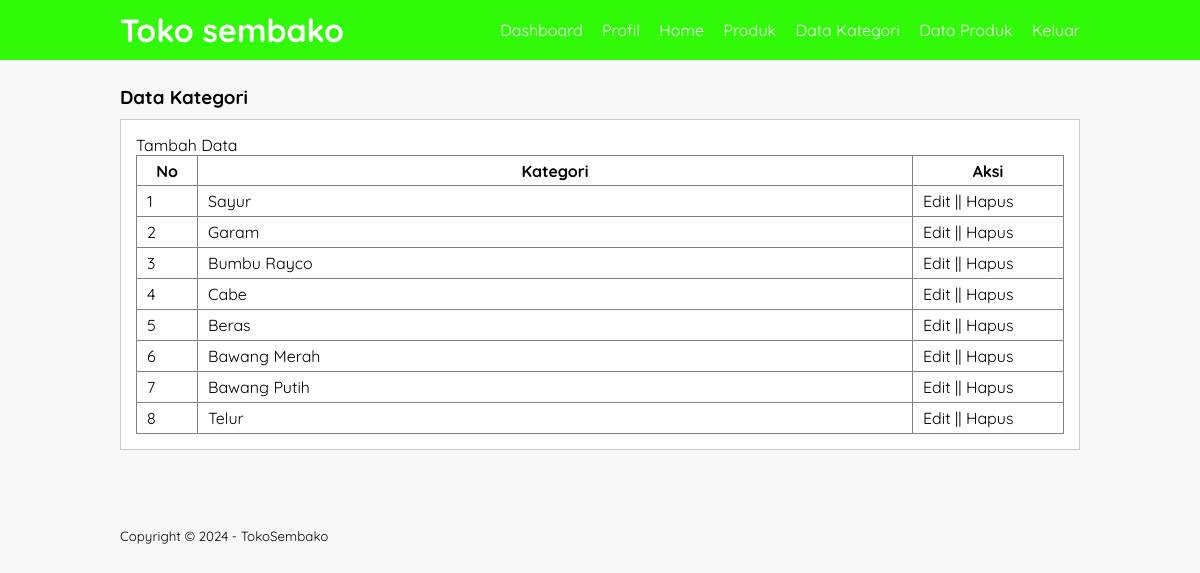
/data-kategori.php (signed in), run on the app's committed database.
### tables this page shows
CREATE TABLE `tb_category` (
  `category_id` int(11) NOT NULL,
  `category_name` varchar(25) NOT NULL
);

### data-kategori.php (the view, shortened to what this page needs)
<?php
	include 'db.php';
?>
<!DOCTYPE html>
<html>
<head>
	<link rel="stylesheet" type="text/css" href="css/style.css">
</head>
<body>
	<header>
		<div class="container">
		<h1><a href="dashboard.php">Toko sembako</a></h1>
		<ul>
			<li><a href="dashboard.php">Dashboard</a></li>
			<li><a href="profil.php">Profil</a></li>
			<li><a href="index.php">Home</a></li>
			<li><a href="produk.php">Produk</a></li>
			<li><a href="data-kategori.php">Data Kategori</a></li>
			<li><a href="data-produk.php">Data Produk</a></li>
			<li><a href="keluar.php">Keluar</a></li>
		</ul>
		</div>
	</header>
	<div class="section">
		<div class="container">
			<h3>Data Kategori</h3>
			<div class="box">
				<p><a href="tambah-kategori.php">Tambah Data</a></p>
				<table border="1" cellspacing="0" class="table">
					<thead>
						<tr>
							<th width="60px">No</th>
							<th>Kategori</th>
							<th width="150px">Aksi</th>
						</tr>
					</thead>
					<tbody>
						<?php
							$no = 1;
							$kategori = mysqli_query($conn, "SELECT * FROM tb_category ORDER BY category_id DESC");
							if(mysqli_num_rows($kategori) > 0){
							while($row = mysqli_fetch_array($kategori)){
						?>
						<tr>
							<td><?php echo $no++ ?></td>
							<td><?php echo $row['category_name'] ?></td>
							<td>
								<a href="edit-kategori.php?id=<?php echo $row['category_id'] ?>">Edit</a> || <a href="proses-hapus.php?idk=<?php echo $row['category_id'] ?>" onclick="return confirm('Yakin ingin hapus ?')">Hapus</a>
							</td>
						</tr>
						<?php }}else{ ?>
							<tr>
								<td colspan="3">Tidak ada data</td>
							</tr>
						<?php }?>
					</tbody>
				</table>
			</div>
		</div>
	</div>
	<footer>
		<div class="container">
			<small>Copyright &copy; 2024 - TokoSembako</small>
		</div>
	</footer>
</body>
</html>

### css/style.css (style rules this page uses)
* { padding:0; margin:0; font-family: 'Quicksand', sans-serif; }
body { background-color: #f8f8f8; }
a { color: inherit; text-decoration: none; }
header { background-color: #31FA09; color: #fff; }
header h1 { float: left; padding:10px 0; }
header ul { float: right; }
header ul li { display: inline-block; }
header ul li a { padding:20px 0 20px 15px; display: inline-block; }
footer { padding:25px 0; }
.container { width: 80%; margin:0 auto; }
.container:after { content: ''; display: block; clear: both; }
.section { padding:25px 0; }
.box { background-color: #fff; border:1px solid #ccc; padding:15px; box-sizing: border-box; margin:10px 0 25px 0; }
.box:after { content: ''; display: block; clear: both; }
.table { width: 100%; border-collapse: collapse; }
.table tr { height: 30px; }
.table tr td { padding:5px 10px; }

### data on the page
tb_category: category_name "Sayur"
tb_category: category_name "Garam"
tb_category: category_name "Bumbu Rayco"
tb_category: category_name "Cabe"
tb_category: category_name "Beras"
tb_category: category_name "Bawang Merah"
tb_category: category_name "Bawang Putih"
tb_category: category_name "Telur"
